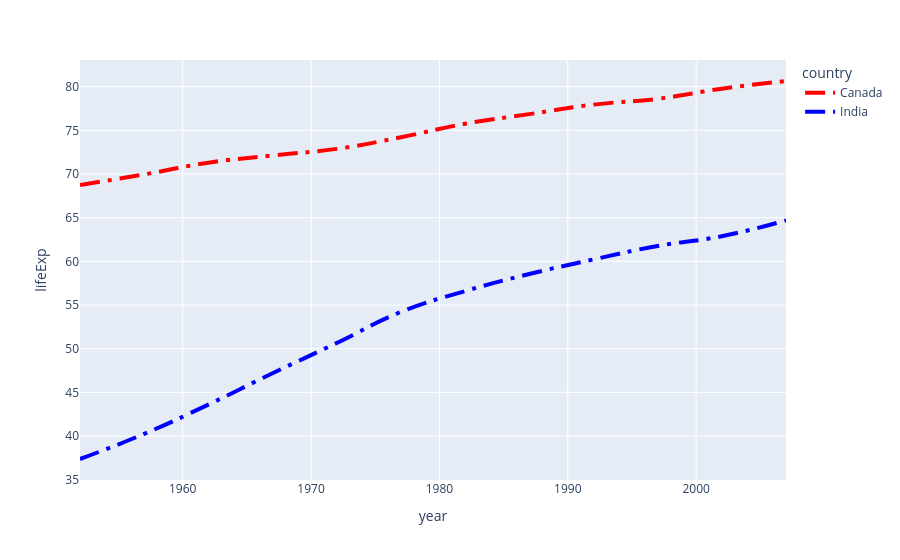

Here is the notebook cell this chart was saved with:
### Markdown cell above
Modify the chart so that:

1. Lines are drawn using spline interpolation instead of straight segments.
2. Increase the smoothing level of the spline.
3. Change the line style to ‘longdashdot’.
4. Increase the line width to make trends more visible.
5. Change the line color manually instead of using default color mapping.

### Code cell
data = gpm[gpm["country"].isin(["India","Canada"])]

fig = px.line(data, x="year", y="lifeExp", color="country")

fig.update_traces(
    line_shape="spline",
    line_smoothing=1.3,
    line_dash="longdashdot",
    line_width=4
)

fig.update_traces(selector=dict(name="India"), line_color="blue")
fig.update_traces(selector=dict(name="Canada"), line_color="red")

fig.show()

### Figure 1 — Plotly figure (JSON) as saved in the notebook; plotly's stock layout.template omitted (floating-point values rounded to 4 significant figures)
{"data": [{"hovertemplate": "country=Canada<br>year=%{x}<br>lifeExp=%{y}<extra></extra>", "legendgroup": "Canada", "line": {"color": "red", "dash": "longdashdot", "shape": "spline", "smoothing": 1.3, "width": 4}, "marker": {"symbol": "circle"}, "mode": "lines", "name": "Canada", "orientation": "v", "showlegend": true, "type": "scatter", "x": [1952, 1957, 1962, 1967, 1972, 1977, 1982, 1987, 1992, 1997, 2002, 2007], "xaxis": "x", "y": [68.75, 69.96, 71.3, 72.13, 72.88, 74.21, 75.76, 76.86, 77.95, 78.61, 79.77, 80.65], "yaxis": "y"}, {"hovertemplate": "country=India<br>year=%{x}<br>lifeExp=%{y}<extra></extra>", "legendgroup": "India", "line": {"color": "blue", "dash": "longdashdot", "shape": "spline", "smoothing": 1.3, "width": 4}, "marker": {"symbol": "circle"}, "mode": "lines", "name": "India", "orientation": "v", "showlegend": true, "type": "scatter", "x": [1952, 1957, 1962, 1967, 1972, 1977, 1982, 1987, 1992, 1997, 2002, 2007], "xaxis": "x", "y": [37.37, 40.25, 43.6, 47.19, 50.65, 54.21, 56.6, 58.55, 60.22, 61.77, 62.88, 64.7], "yaxis": "y"}], "layout": {"legend": {"title": {"text": "country"}, "tracegroupgap": 0}, "margin": {"t": 60}, "xaxis": {"anchor": "y", "domain": [0, 1], "title": {"text": "year"}}, "yaxis": {"anchor": "x", "domain": [0, 1], "title": {"text": "lifeExp"}}}}
